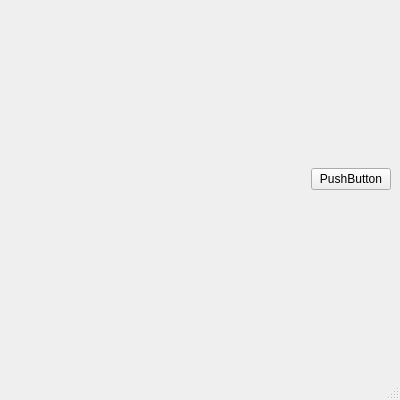
<?xml version="1.0" encoding="UTF-8"?>
<ui version="4.0">
 <class>MainWindow</class>
 <widget class="QMainWindow" name="MainWindow">
  <property name="geometry">
   <rect>
    <x>0</x>
    <y>0</y>
    <width>400</width>
    <height>400</height>
   </rect>
  </property>
  <property name="windowTitle">
   <string>MainWindow</string>
  </property>
  <widget class="QWidget" name="centralwidget">
   <widget class="QWidget" name="horizontalLayoutWidget">
    <property name="geometry">
     <rect>
      <x>10</x>
      <y>9</y>
      <width>381</width>
      <height>341</height>
     </rect>
    </property>
    <layout class="QHBoxLayout" name="horizontalLayout">
     <item>
      <spacer name="horizontalSpacer">
       <property name="orientation">
        <enum>Qt::Horizontal</enum>
       </property>
       <property name="sizeHint" stdset="0">
        <size>
         <width>40</width>
         <height>20</height>
        </size>
       </property>
      </spacer>
     </item>
     <item>
      <widget class="QPushButton" name="pushButton_2">
       <property name="text">
        <string>PushButton</string>
       </property>
      </widget>
     </item>
    </layout>
   </widget>
  </widget>
  <widget class="QMenuBar" name="menubar">
   <property name="geometry">
    <rect>
     <x>0</x>
     <y>0</y>
     <width>400</width>
     <height>19</height>
    </rect>
   </property>
  </widget>
  <widget class="QStatusBar" name="statusbar"/>
 </widget>
 <resources/>
 <connections/>
</ui>
